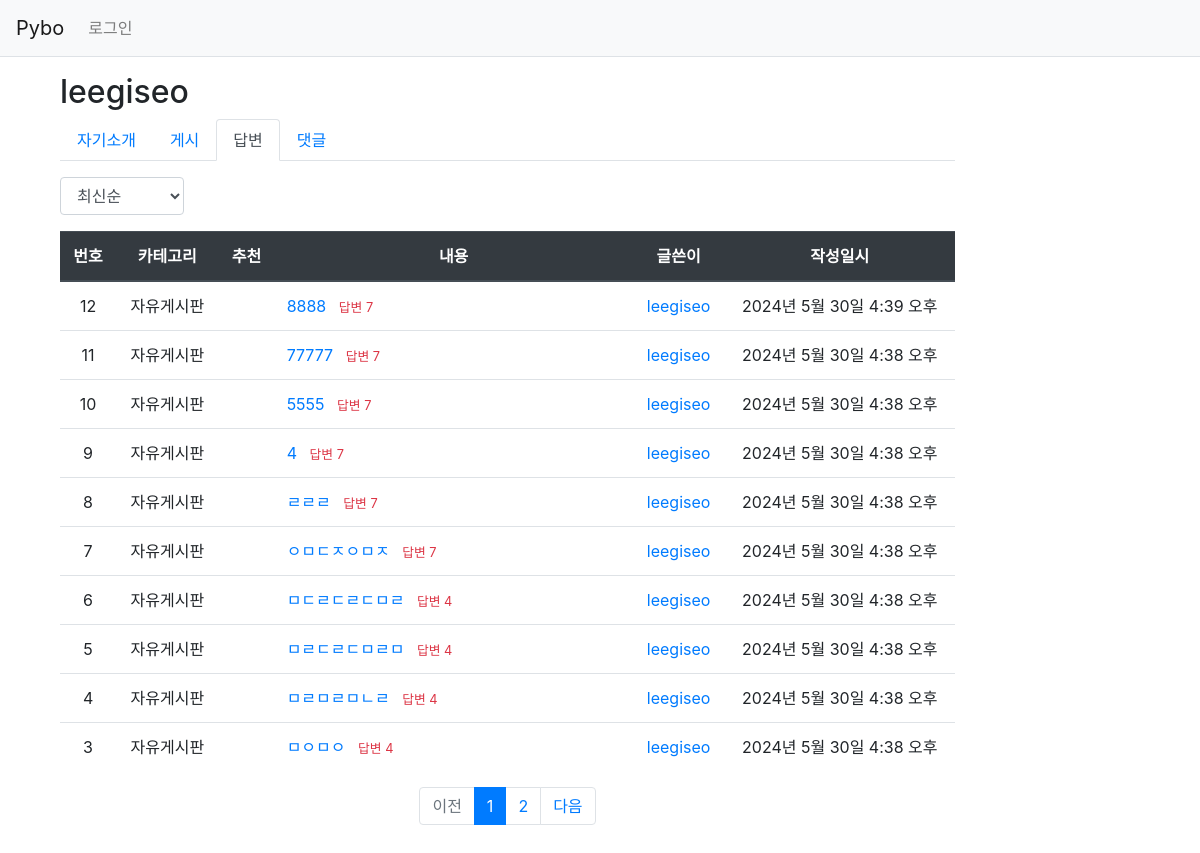
Page /pybo/profile/answer/leegiseo/ on the committed database.
### pybo/models.py (models this page shows, shortened)
class Answer(models.Model):
    author = models.ForeignKey(User, on_delete=models.CASCADE, related_name='author_answer')
    question = models.ForeignKey(Question, on_delete=models.CASCADE)
    content = models.TextField()
    create_date = models.DateTimeField()
    modify_date = models.DateTimeField(null=True, blank=True)
    voter = models.ManyToManyField(User, related_name='voter_answer')

class Question(models.Model):
    author = models.ForeignKey(User, on_delete=models.CASCADE, related_name='author_question')
    category = models.ForeignKey(Category, on_delete=models.CASCADE, related_name='category_question', default=1)
    subject = models.CharField(max_length=200)
    content = models.TextField()
    create_date = models.DateTimeField()
    modify_date = models.DateTimeField(null=True, blank=True)
    voter = models.ManyToManyField(User, related_name='voter_question')

class Category(models.Model):
    name = models.CharField(max_length=100, unique=True)
    def __str__(self):
        return self.name

### pybo/views/profile_views.py (the view)
# urls.py: path('profile/answer/<str:username>/', profile_views.profile_answer, name='profile_answer'),
def profile_answer(request, username):
    profile_user = get_object_or_404(User, username=username)
    page = request.GET.get('page', '1')  # 페이지
    so = request.GET.get('so', 'recent')  # 정렬기준
    answer_list = Answer.objects.filter(author=profile_user)
    if so == 'recommend':
        answer_list = answer_list.annotate(num_voter=Count('voter')).order_by('-num_voter', '-create_date')
    elif so == 'popular':
        answer_list = answer_list.annotate(num_answer=Count('question__answer')).order_by('-num_answer', '-create_date')
    else:  # recent
        answer_list = answer_list.order_by('-create_date')
    paginator = Paginator(answer_list, 10)  # 페이지당 10개씩 보여주기
    page_obj = paginator.get_page(page)
    context = {'profile_user': profile_user, 'answer_list': page_obj, 'page': page, 'so': so}
    return render(request, 'pybo/profile_answer.html', context)

### pybo/templatetags/pybo_filter.py (called while the page is built)
@register.filter
def sub(value, arg):
    return value - arg

### templates/pybo/profile_answer.html (shortened to what this page needs)
{% extends 'base.html' %}
{% load pybo_filter %}
{% block content %}
<div class="container my-3 d-flex">
    <div class="col-10 flex-grow-1">
        <h2>{{ profile_user.username }}</h2>
        <ul class="nav nav-tabs">
            <li class="nav-item">
                <a class="nav-link " href="{% url 'pybo:profile_introduction' username=profile_user.username %}">자기소개</a>
            </li>
            <li class="nav-item">
                <a class="nav-link " href="{% url 'pybo:profile_question' username=profile_user.username %}">게시</a>
            </li>
            <li class="nav-item">
                <a class="nav-link active" href="{% url 'pybo:profile_answer' username=profile_user.username %}">답변</a>
            </li>
            <li class="nav-item">
                <a class="nav-link " href="{% url 'pybo:profile_comment' username=profile_user.username %}">댓글</a>
            </li>
        </ul>
        <div class="row justify-content-between my-3">
            <div class="col-2">
                <select class="form-control so">
                    <option value="recent" {% if so == 'recent' %}selected{% endif %}>최신순</option>
                </select>
            </div>
        </div>
        <table class="table">
            <thead>
            <tr class="text-center thead-dark">
                <th>번호</th>
                <th >카테고리</th>
                <th>추천</th>
                <th style="width:40%">내용</th>
                <th>글쓴이</th>
                <th>작성일시</th>
            </tr>
            </thead>
            <tbody>
            {% if answer_list %}
            {% for answer in answer_list %}
            <tr class="text-center">
                <td>
                    {{ answer_list.paginator.count|sub:answer_list.start_index|sub:forloop.counter0|add:1 }}
                </td>
                <td>
                    {{ answer.question.category }}
                </td>
                <td>
                </td>
                <td class="text-left">
                    <a href="{% url 'pybo:detail' answer.question.id %}">{{ answer.content }}</a>
                    <span class="text-danger small ml-2">답변 {{ answer.question.answer_set.count }}</span>
                </td>
                <td>
                    <a href="{% url 'pybo:profile_question' answer.question.author.username %}">{{ answer.author.username }}</a>
                </td>
                <td>{{ answer.create_date }}</td>
            </tr>
            {% endfor %}
            {% else %}
            <tr>
                <td colspan="3">질문이 없습니다.</td>
            </tr>
            {% endif %}
            </tbody>
        </table>
        <ul class="pagination justify-content-center">
            {% if answer_list.has_previous %}
            <li class="page-item">
                <a class="page-link" data-page="{{ answer_list.previous_page_number }}" href="#">이전</a>
            </li>
            {% else %}
            <li class="page-item disabled">
                <a class="page-link" tabindex="-1" aria-disabled="true" href="#">이전</a>
            </li>
            {% endif %}
            {% for page_number in answer_list.paginator.page_range %}
            {% if page_number >= answer_list.number|add:-5 and page_number <= answer_list.number|add:5 %}
                {% if page_number == answer_list.number %}
                <li class="page-item active" aria-current="page">
                    <a class="page-link" data-page="{{ page_number }}" href="#">{{ page_number }}</a>
                </li>
                {% else %}
                <li class="page-item">
                    <a class="page-link" data-page="{{ page_number }}" href="#">{{ page_number }}</a>
                </li>
                {% endif %}
            {% endif %}
            {% endfor %}
            {% if answer_list.has_next %}
            <li class="page-item">
                <a class="page-link" data-page="{{ answer_list.next_page_number }}" href="#">다음</a>
            </li>
            {% else %}
            <li class="page-item disabled">
                <a class="page-link" tabindex="-1" aria-disabled="true" href="#">다음</a>
            </li>
            {% endif %}
        </ul>
    </div>
</div>
{% endblock %}

### rows in the picture
Answer: paginator.count|sub "12", question.category "자유게시판", content "8888", question.answer_set.count "7", author.username "leegiseo", create_date "2024년 5월 30일 4:39 오후"
Answer: paginator.count|sub "11", question.category "자유게시판", content "77777", question.answer_set.count "7", author.username "leegiseo", create_date "2024년 5월 30일 4:38 오후"
Answer: paginator.count|sub "10", question.category "자유게시판", content "5555", question.answer_set.count "7", author.username "leegiseo", create_date "2024년 5월 30일 4:38 오후"
Answer: paginator.count|sub "9", question.category "자유게시판", content "4", question.answer_set.count "7", author.username "leegiseo", create_date "2024년 5월 30일 4:38 오후"
Answer: paginator.count|sub "8", question.category "자유게시판", content "ㄹㄹㄹ", question.answer_set.count "7", author.username "leegiseo", create_date "2024년 5월 30일 4:38 오후"
Answer: paginator.count|sub "7", question.category "자유게시판", content "ㅇㅁㄷㅈㅇㅁㅈ", question.answer_set.count "7", author.username "leegiseo", create_date "2024년 5월 30일 4:38 오후"
Answer: paginator.count|sub "6", question.category "자유게시판", content "ㅁㄷㄹㄷㄹㄷㅁㄹ", question.answer_set.count "4", author.username "leegiseo", create_date "2024년 5월 30일 4:38 오후"
Answer: paginator.count|sub "5", question.category "자유게시판", content "ㅁㄹㄷㄹㄷㅁㄹㅁ", question.answer_set.count "4", author.username "leegiseo", create_date "2024년 5월 30일 4:38 오후"
Answer: paginator.count|sub "4", question.category "자유게시판", content "ㅁㄹㅁㄹㅁㄴㄹ", question.answer_set.count "4", author.username "leegiseo", create_date "2024년 5월 30일 4:38 오후"
Answer: paginator.count|sub "3", question.category "자유게시판", content "ㅁㅇㅁㅇ", question.answer_set.count "4", author.username "leegiseo", create_date "2024년 5월 30일 4:38 오후"

### other values in the picture
{{ profile_user.username }} "leegiseo"
{{ page_number }} "1"
{{ page_number }} "2"
